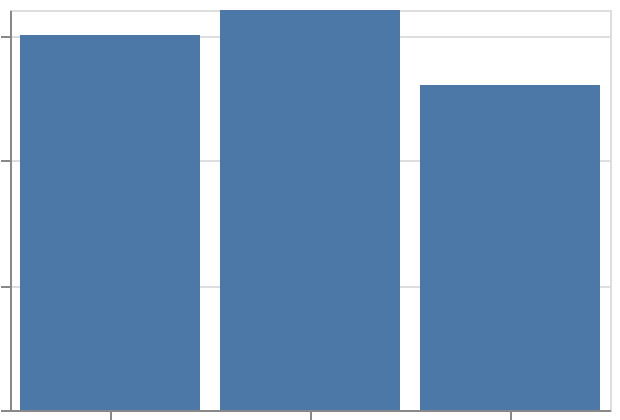

Specify this chart in Vega-Lite:
### Vega-Lite specification from a JSON file in a GitHub repository (floating-point values rounded to 4 significant figures)
{"$schema": "https://vega.github.io/schema/vega-lite/v6.json", "padding": 5, "autosize": "none", "width": 300, "height": 200, "data": {"name": "table", "values": [{"c": "A", "g": "p", "x": 1, "y": 2, "v": 5, "t": "2024-01-15", "o": {"v": 3}, "IMDB Rating": 6.1, "d": "x1"}, {"c": "B", "g": "q", "x": 2, "y": 4, "v": 9, "t": "2024-02-20", "o": {"v": 7}, "IMDB Rating": 7.4, "d": "x2"}, {"c": "A", "g": "q", "x": 3, "y": 3, "v": 2, "t": "2024-03-05", "o": {"v": 1}, "IMDB Rating": 5.2, "d": "x1"}, {"c": "C", "g": "p", "x": 4, "y": 6, "v": 7, "t": "2024-05-30", "o": {"v": 4}, "IMDB Rating": 8.8, "d": "x3"}, {"c": "B", "g": "p", "x": 5, "y": 5, "v": 4, "t": "2024-07-11", "o": {"v": 9}, "IMDB Rating": 6.9, "d": "x2"}, {"c": "C", "g": "q", "x": 6, "y": 8, "v": 6, "t": "2024-09-02", "o": {"v": 2}, "IMDB Rating": 7.7, "d": "x3"}, {"c": "A", "g": "p", "x": 7, "y": 7, "v": 8, "t": "2024-11-25", "o": {"v": 5}, "IMDB Rating": 4.4, "d": "x1"}, {"c": "B", "g": "q", "x": 8, "y": 9, "v": 3, "t": "2024-12-31", "o": {"v": 8}, "IMDB Rating": 9.1, "d": "x2"}]}, "mark": {"type": "bar", "tooltip": {"content": "data"}}, "encoding": {"x": {"field": "c", "type": "nominal"}, "y": {"field": "v", "type": "quantitative", "aggregate": "sum"}}}
